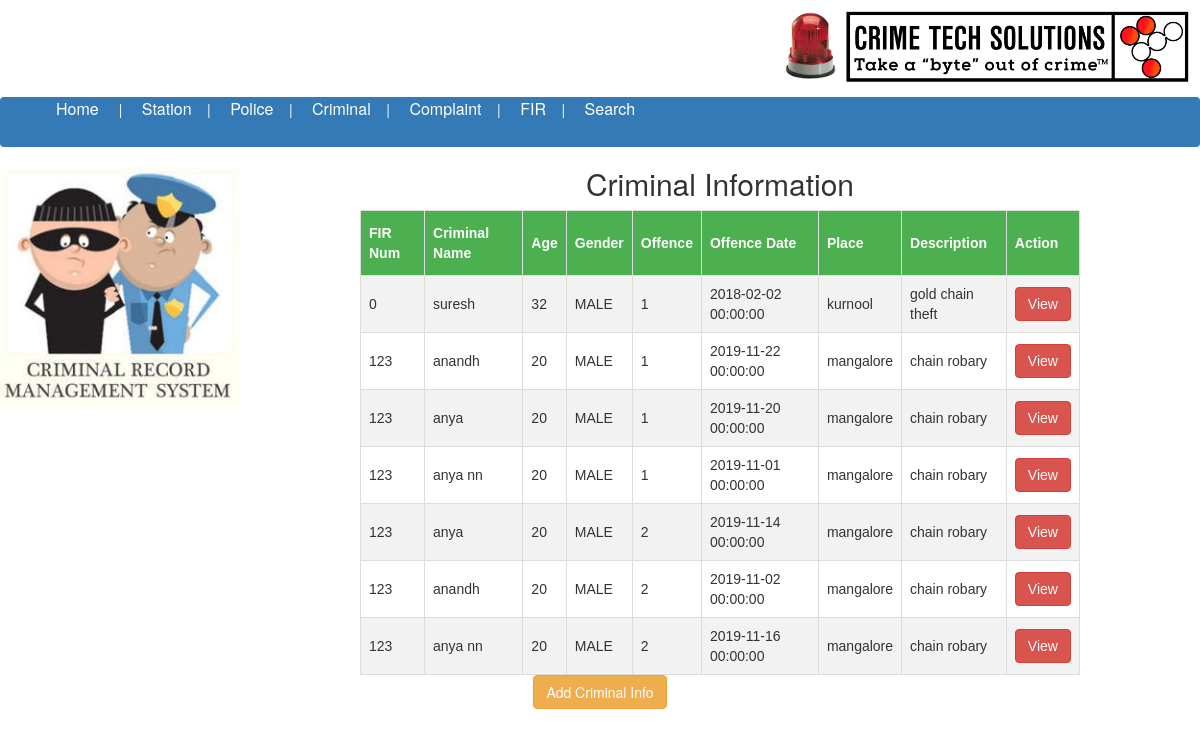
Screenshot of /criminal.php with the database file from the repository.
### tables this page shows
CREATE TABLE `criminal` (
  `id` int(11) NOT NULL,
  `firno` int(10) NOT NULL,
  `cname` varchar(100) NOT NULL,
  `age` int(100) NOT NULL,
  `gender` enum('MALE','FEMALE','OTHERS') NOT NULL,
  `offence` varchar(100) NOT NULL,
  `offence_date` datetime NOT NULL,
  `place` varchar(100) NOT NULL,
  `description` varchar(100) NOT NULL,
  `photo` varchar(60) NOT NULL
);

### criminal.php (the view, shortened to what this page needs)
<?php include('includes/database.php');?>
<?php
$query = "SELECT
			* FROM criminal";
$result = $mysqli->query($query) or die($mysqli->error.__LINE__);
?>
<!doctype html>
<html lang="en">
  <head>
    <link href="css/bootstrap.min.css" rel="stylesheet">
    <link href="css/navbar-top.css" rel="stylesheet">
	    <link href="css/forms.css" rel="stylesheet">
    <link href="css/tables.css" rel="stylesheet">
  </head>
  <body>
 <p align="right"> <img src="images/horn.gif" width="5%"><img src="images/index.jpg" width="30%"></p>
 <nav class="navbar navbar-dark bg-primary">
  <div class="collapse navbar-collapse" id="navbarNav">
     <center>  <ul class="navbar-nav">
        <a class="nav-link" href="#" style="color:white;font-size:medium;">Home <span class="sr-only">(current)</span></a>&nbsp;&nbsp;&nbsp;&nbsp;|&nbsp;&nbsp;&nbsp;&nbsp;
        <a class="nav-link" href="station.php" style="color:white;font-size:medium;">Station</a>&nbsp;&nbsp;&nbsp;&nbsp;|&nbsp;&nbsp;&nbsp;&nbsp;
        <a class="nav-link" href="police.php" style="color:white;font-size:medium;">Police</a>&nbsp;&nbsp;&nbsp;&nbsp;|&nbsp;&nbsp;&nbsp;&nbsp;
        <a class="nav-link disabled" href="criminal.php" style="color:white;font-size:medium;">Criminal</a>&nbsp;&nbsp;&nbsp;&nbsp;|&nbsp;&nbsp;&nbsp;&nbsp;
        <a class="nav-link disabled" href="complaint.php" style="color:white;font-size:medium;">Complaint</a>&nbsp;&nbsp;&nbsp;&nbsp;|&nbsp;&nbsp;&nbsp;&nbsp;
        <a class="nav-link disabled" href="fir.php" style="color:white;font-size:medium;">FIR</a>&nbsp;&nbsp;&nbsp;&nbsp;|&nbsp;&nbsp;&nbsp;&nbsp;
       <a class="nav-link disabled" href="search.php" style="color:white;font-size:medium;">Search</a>
     </ul></center>
  </div>
</nav>
<img src="images/logo.jpg" width="20%" align="left">
	  <center><h2>Criminal Information</h2>
		<table id="customers">
			<tr>
				<th>FIR Num</th>
				<th>Criminal Name</th>
				<th>Age</th>
				<th>Gender</th>
				<th>Offence</th>
				<th>Offence Date</th>
				<th>Place</th>
				<th>Description</th>
				<th>Action</th>
			</tr>
			<?php if($result->num_rows>0)
			{
				while($row=$result->fetch_assoc())
				{
					$output ='<tr>';
					$output.='<td>'.$row['firno'].'</td>';
					$output.='<td>'.$row['cname'].'</td>';
					$output.='<td>'.$row['age'].'</td>';
					$output.='<td>'.$row['gender'].'</td>';
					$output.='<td>'.$row['offence'].'</td>';
					$output.='<td>'.$row['offence_date'].'</td>';
					$output.='<td>'.$row['place'].'</td>';
					$output.='<td>'.$row['description'].'</td>';
					$output.='<td>'.'<a href="view.php?id='.$row['id'].'" class="btn btn-danger btn_sm">View</a>'.'</td>';
					$output.='</tr>';
					echo $output;
				}
			}
				else
				{
					echo "Sorry, No Criminal info were found";
				}
				?>
		</table>
		            <center><a href="addcriminal.php" class="btn btn-warning btn_sm">Add Criminal Info</a></center>
  </body>
</html>

### css/navbar-top.css (style rules this page uses)
body { min-height: 75rem; }

### css/tables.css (style rules this page uses)
#customers { font-family: "Trebuchet MS", Arial, Helvetica, sans-serif; border-collapse: collapse; width: 60%; table-align:center; }
#customers td, #customers th { border: 1px solid #ddd; padding: 8px; }
#customers tr:nth-child(even) { background-color: #f2f2f2; }
#customers th { padding-top: 12px; padding-bottom: 12px; text-align: left; background-color: #4CAF50; color: white; }

### rows the page displays
criminal: firno "0", cname "suresh", age "32", gender "MALE", offence "1", offence_date "2018-02-02 00:00:00", place "kurnool", description "gold chain theft"
criminal: firno "123", cname "anandh", age "20", gender "MALE", offence "1", offence_date "2019-11-22 00:00:00", place "mangalore", description "chain robary"
criminal: firno "123", cname "anya", age "20", gender "MALE", offence "1", offence_date "2019-11-20 00:00:00", place "mangalore", description "chain robary"
criminal: firno "123", cname "anya nn", age "20", gender "MALE", offence "1", offence_date "2019-11-01 00:00:00", place "mangalore", description "chain robary"
criminal: firno "123", cname "anya", age "20", gender "MALE", offence "2", offence_date "2019-11-14 00:00:00", place "mangalore", description "chain robary"
criminal: firno "123", cname "anandh", age "20", gender "MALE", offence "2", offence_date "2019-11-02 00:00:00", place "mangalore", description "chain robary"
criminal: firno "123", cname "anya nn", age "20", gender "MALE", offence "2", offence_date "2019-11-16 00:00:00", place "mangalore", description "chain robary"
